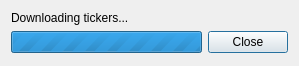
<?xml version="1.0" encoding="UTF-8"?>
<ui version="4.0">
 <class>FinvizDownloader</class>
 <widget class="QDialog" name="FinvizDownloader">
  <property name="geometry">
   <rect>
    <x>0</x>
    <y>0</y>
    <width>299</width>
    <height>66</height>
   </rect>
  </property>
  <property name="windowTitle">
   <string>Finviz</string>
  </property>
  <layout class="QGridLayout" name="gridLayout">
   <item row="1" column="0">
    <widget class="QProgressBar" name="progressBar">
     <property name="maximum">
      <number>0</number>
     </property>
     <property name="textVisible">
      <bool>false</bool>
     </property>
    </widget>
   </item>
   <item row="1" column="1">
    <widget class="QPushButton" name="pushClose">
     <property name="text">
      <string>Close</string>
     </property>
    </widget>
   </item>
   <item row="2" column="0">
    <spacer name="verticalSpacer">
     <property name="orientation">
      <enum>Qt::Vertical</enum>
     </property>
     <property name="sizeHint" stdset="0">
      <size>
       <width>20</width>
       <height>0</height>
      </size>
     </property>
    </spacer>
   </item>
   <item row="0" column="0" colspan="2">
    <widget class="QLabel" name="label">
     <property name="text">
      <string>Downloading tickers...</string>
     </property>
    </widget>
   </item>
  </layout>
 </widget>
 <resources/>
 <connections>
  <connection>
   <sender>pushClose</sender>
   <signal>clicked()</signal>
   <receiver>FinvizDownloader</receiver>
   <slot>reject()</slot>
   <hints>
    <hint type="sourcelabel">
     <x>304</x>
     <y>37</y>
    </hint>
    <hint type="destinationlabel">
     <x>307</x>
     <y>84</y>
    </hint>
   </hints>
  </connection>
 </connections>
</ui>
